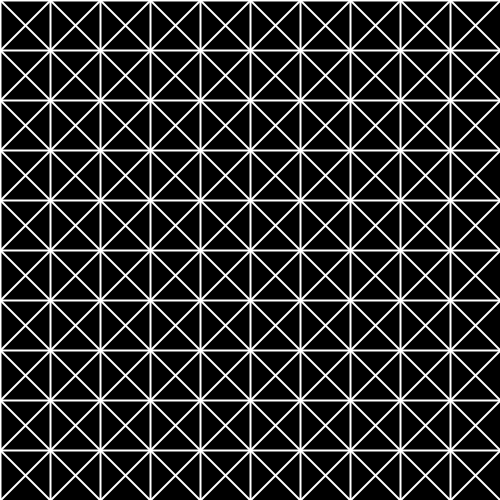
Frame 1 (no input)
Frame 60 (the mouse pressed at the canvas centre just before this capture): identical to frame 1, image omitted
Frame 120 (the mouse held since frame 60 and released just before this capture): identical to frame 1, image omitted

The Processing sketch that drew this single still picture (run headless with seeded random() and noise(); from frame 60 on, the mouse is pressed at the canvas centre):

// Processing sketch: for_loops
// ── for_loops.pde
/*
Alexios Rekoutis
 7/1/2022
 FOR loops
 */

void setup() {
  size(500, 500);
  background(0);

  stroke(255);
  strokeWeight(2);

  for (int x=0; x < width; x += 50) {
    line (x, 0, x, height);
  }

  for (int y=0; y < width; y += 50) {
    line (0, y, width, y);
  }

  for (int x1 = -width; x1 < width; x1 += 50) {
    line (x1, 0, width, height-x1);
  }

  for (int y1 = -height; y1 < height; y1 += 50) {
    line (500, y1, 0, height+y1);
  }
}
void draw() {
}
